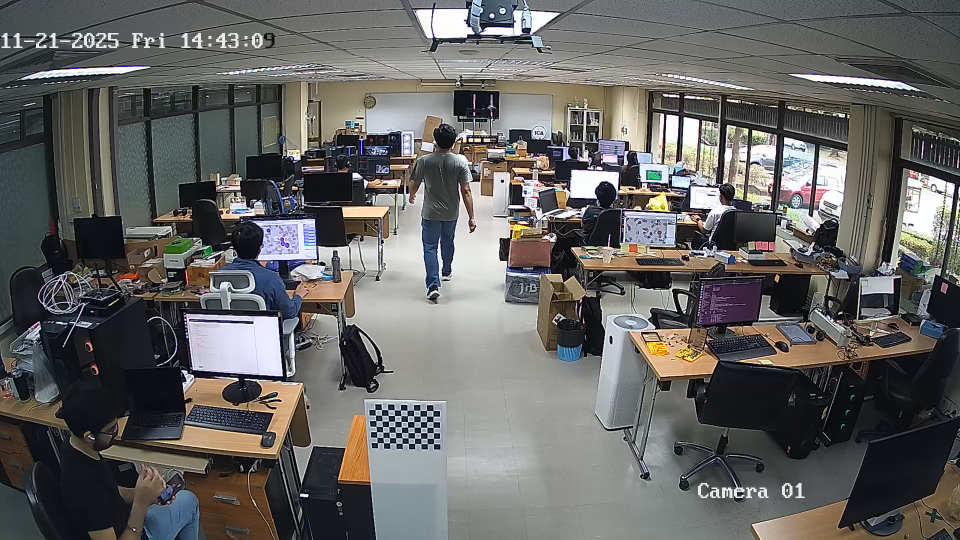
#> input picture frame 11 of videos/video_2.mp4, 1920 x 1080 px, given in place of , which was not available (shown at 1/2 size)
$ python multiview_capture_old.py
#> lines starting #> are read from the running program, lines starting #| are printed output that depends on the picture; after the words box and inside, x2 and y2 are one past the last pixel; in counts of white or black regions, pixels touching at a corner belong together; pictures that were not available may be replaced by others from this repository, and a replacement may not be noted
import os, time, datetime, threading
import cv2
# from copy import deepcopy
from utils import INFO, WARNING, ERROR

WEB_CAM = False

CAMERA_SOURCES = [
    "rtsp://admin:csimAIT5706@192.168.6.101:554/Streaming/Channels/101/",
    "rtsp://admin:csimAIT5706@192.168.6.100:554/Streaming/Channels/101/",
]

BASE_DIR = "new_calibration_data"
VIDEO_DIR = "synchronized_videos"


class ThreadedCamera:
    def __init__(self, src, id):
        self.id = id
        self.src = src
        self.cap = cv2.VideoCapture(self.src)

        # set the maximum number of frames that the internal buffer will store to prevent frame drops during processing variations
        self.cap.set(cv2.CAP_PROP_BUFFERSIZE, 1)

        self.grabbed, self.frame = self.cap.read()
        self.started = False
        self.read_lock = threading.Lock()
        self.last_access_time = time.time()

    def start(self):
        if self.started:
            print(WARNING + f"[CAM {self.id}] Already started!!")
            return None
        self.started = True
        self.thread = threading.Thread(target=self.update, args=())
        self.thread.daemon = True  # thread dies when main program dies
        self.thread.start()
        print(INFO + f"[CAM {self.id}] Thread started.")
        return self

    def update(self):
        while self.started:
            grabbed, frame = self.cap.read()
            with self.read_lock:
                self.grabbed = grabbed
                self.frame = frame
            # optional: Add small sleep to prevent CPU frying if camera is slow
            # time.sleep(0.005)

    def read(self):
        with self.read_lock:
            # return a copy to prevent race conditions during write
            if self.frame is not None:
                return self.grabbed, self.frame.copy()
            return self.grabbed, None

    def release(self):
        self.started = False
        self.thread.join()
        self.cap.release()
        print(WARNING + f"[CAM {self.id}] Released.")

    def isOpened(self):
        return self.cap.isOpened()

    def get(self, prop):
        return self.cap.get(prop)


def setup_folders(num_cams):
#> called with num_cams = 2
    if not os.path.exists(BASE_DIR):
        os.makedirs(BASE_DIR)

    if not os.path.exists(VIDEO_DIR):
        os.makedirs(VIDEO_DIR)

    os.makedirs(VIDEO_DIR, exist_ok=True)

    for i in range(1, num_cams + 1):
        # calibration folders
        path = os.path.join(BASE_DIR, f"cam{i}")
        if not os.path.exists(path):
            os.makedirs(path)

    print(INFO + f"folers ready for {num_cams} cameras")


def get_video_writers(num_cams, width, height, fps):
    writers = []
    timestamp = datetime.datetime.now().strftime("%Y%m%d_%H%M%S")

    print(INFO + f"starting recording session: {timestamp}")

    for i in range(1, num_cams + 1):
        filename = os.path.join(VIDEO_DIR, f"cam{i}_{timestamp}.mp4")
        fourcc = cv2.VideoWriter_fourcc(*"mp4v")
        writer = cv2.VideoWriter(filename, fourcc, fps, (width, height))
        writers.append(writer)
    return writers


def main():
    num_cams = len(CAMERA_SOURCES)
    setup_folders(num_cams)

    # start threaded cameras
    print(INFO + "Starting Threaded Cameras (Anti-Lag Mode)...")
    caps = []
    for i, src in enumerate(CAMERA_SOURCES):
        cam = ThreadedCamera(src, i + 1).start()
        caps.append(cam)
        time.sleep(1)  # give RTSP streams a moment to stabilize
#> this loop made 2 passes
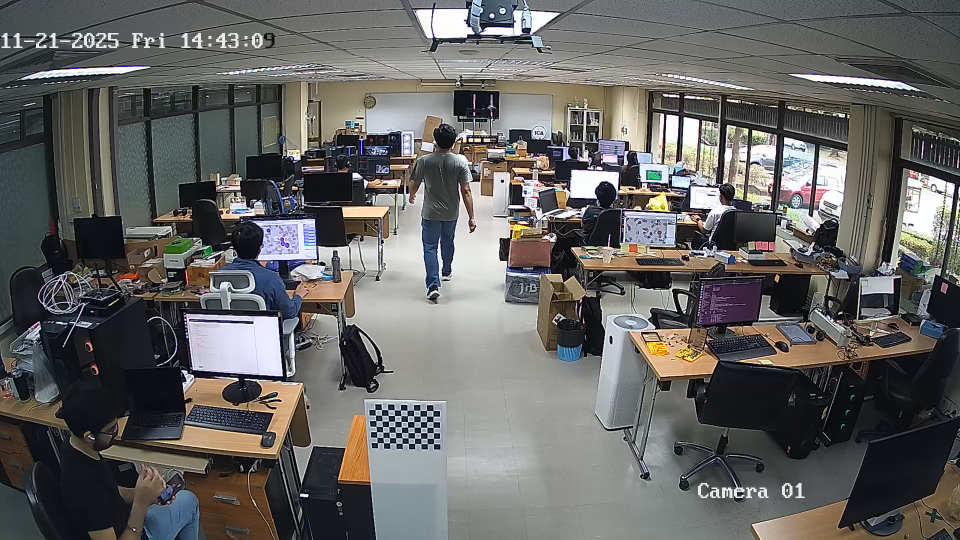
#> input picture frame 11 of videos/video_2.mp4, 1920 x 1080 px, given in place of , which was not available (shown at 1/2 size)

    # basic check
    if not all([c.isOpened() for c in caps]):
        print(ERROR + "camera failed to open")
        return

    # get defaults
    frame_w = int(caps[0].get(cv2.CAP_PROP_FRAME_WIDTH))
    frame_h = int(caps[0].get(cv2.CAP_PROP_FRAME_HEIGHT))

    # RTSP often reports wrong FPS (e.g. 18000), so we force 25 or 30
    cam_fps = 25

    print("\n--- CONTROLS ---")
    print(INFO + " 's'  -> Save Photos")
    print(INFO + " 'r'  -> Toggle Recording")
    print(INFO + " 'q'  -> Quit")

    photo_count = 0
    is_recording = False
    writers = []

    try:
        while True:
            frames = []

            # read latest frames from threads
            for cam in caps:
                ret, frame = cam.read()
                if ret:
                    frames.append(frame)
                else:
                    frames.append(None)
#> this loop made 2 passes
#> pass 1, in main, `ret, frame = cam.read()`:
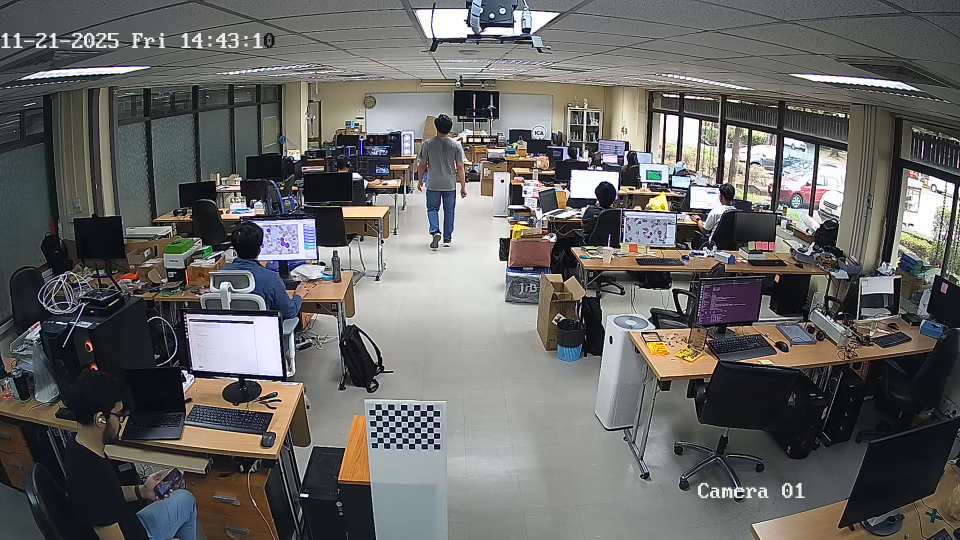
#> frame: shape (1080, 1920, 3) (shown at 1/2 size); mean of channels 0, 1, 2 99.2, 100.7, 101.7; drawn as B, G, R
#> after the loop, frames = 2 items

            if None in frame:
                print("Signal lost...")
                break

            # recording
            if is_recording:
                for i, writer in enumerate(writers):
                    writer.write(frames[i])

            # visualization
            display_h = 480
            previews = []
            for frame in frames:
                if frame is None:
                    continue
                aspect = frame.shape[1] / frame.shape[0]
                display_w = int(display_h * aspect)
                previews.append(cv2.resize(frame, (display_w, display_h)))
#> this loop made 2 passes
#> (aspect, display_w) on passes 1 to 2: (1.78, 853), (1.78, 853)
#> after the loop, previews = 2 items

            combined = cv2.hconcat(previews)
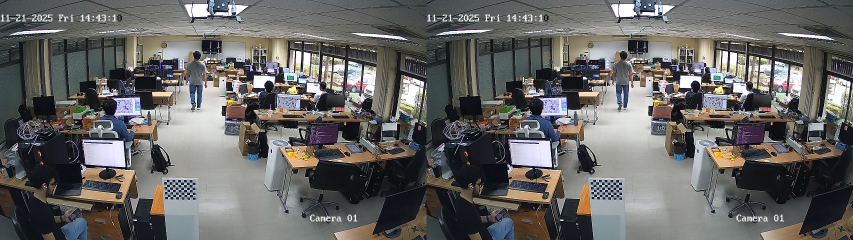
#> combined: shape (480, 1706, 3) (shown at 1/2 size); mean of channels 0, 1, 2 99.1, 100.7, 101.7; drawn as B, G, R

            if is_recording:
                cv2.circle(combined, (50, 100), 15, (0, 0, 255), -1)
                cv2.putText(
                    combined,
                    "REC",
                    (80, 110),
                    cv2.FONT_HERSHEY_SIMPLEX,
                    1,
                    (0, 0, 255),
                    2,
                )

            cv2.putText(
                combined,
                f"Photos: {photo_count}",
                (30, 50),
                cv2.FONT_HERSHEY_SIMPLEX,
                1,
                (0, 255, 0),
                2,
            )
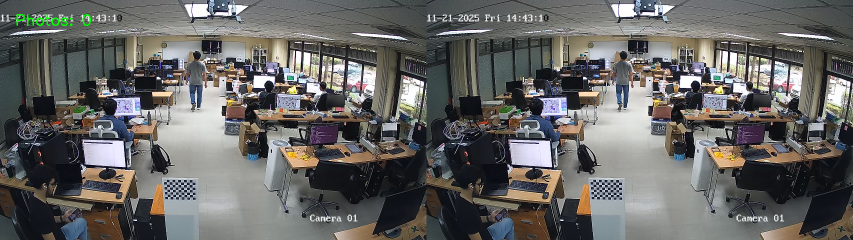
#> combined: shape (480, 1706, 3) (shown at 1/2 size); 0.12% of pixels changed, all inside (x1, y1, x2, y2) = (33, 28, 182, 52); drawn as B, G, R
            cv2.imshow("Multi-View Video Capture with Anti-Lag", combined)

            # controls
            key = cv2.waitKey(1) & 0xFF
#> (key q is pressed here)

            if key == ord("q"):
                break
            elif key == ord("s"):
                for i, frame in enumerate(frames):
                    fname = f"frame_{photo_count:03d}.jpg"
                    cv2.imwrite(os.path.join(BASE_DIR, f"cam{i+1}", fname), frame)
                print(f"saved pair {photo_count}")
                photo_count += 1
            elif key == ord("r"):
                if not is_recording:
                    writers = get_video_writers(num_cams, frame_w, frame_h, cam_fps)
                    is_recording = True
                    print(INFO + "recording started")
                else:
                    for w in writers:
                        w.release()
                    writers = []
                    is_recording = False
                    print(INFO + "recording stopped")

    finally:
        # clean shutdown
        if is_recording:
            for w in writers:
                w.release()
        for cam in caps:
            cam.release()
        cv2.destroyAllWindows()


if __name__ == "__main__":
    main()

$ run again, starting later in the video
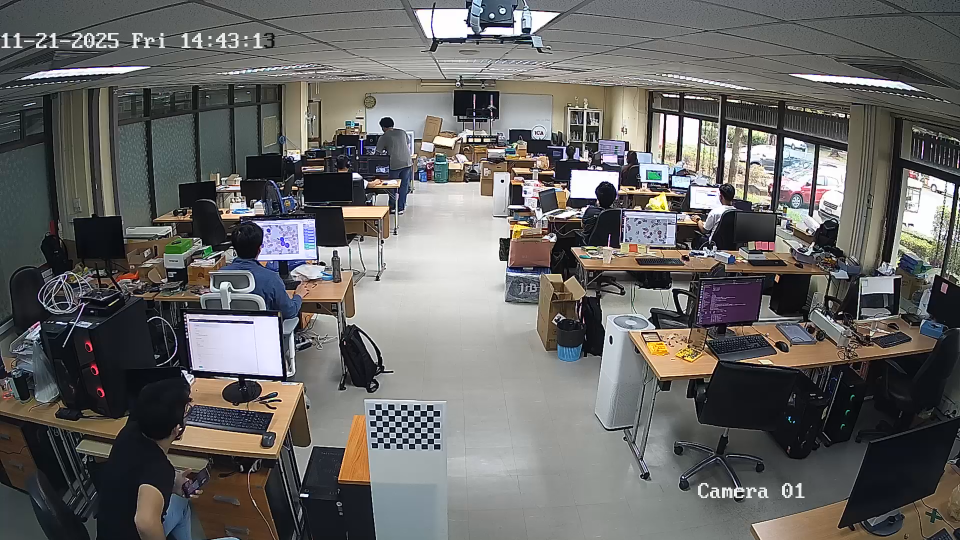
#> input picture frame 51 of videos/video_2.mp4, 1920 x 1080 px, given in place of , which was not available (shown at 1/2 size)
#> the loop in main, `for i, src in enumerate(CAMERA_SOURCES):` made 2 passes
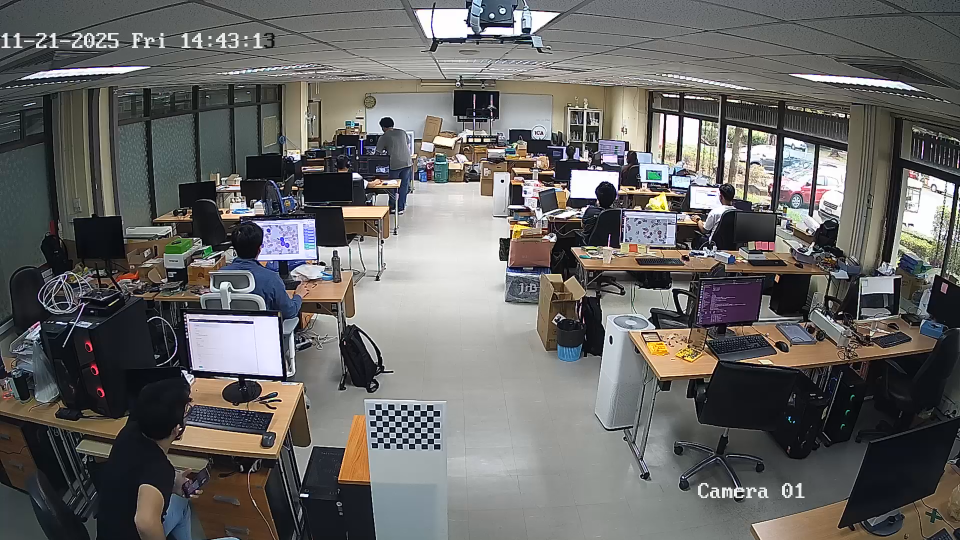
#> input picture frame 51 of videos/video_2.mp4, 1920 x 1080 px, given in place of , which was not available (shown at 1/2 size)
#> after the loop in main, `for cam in caps:`: frames = 2 items
#> the loop in main, `for frame in frames:` made 2 passes
#> frame on pass 1: None
#> after the loop in main, `for frame in frames:`: previews = 1 item
#> in main, `combined = cv2.hconcat(previews)`:
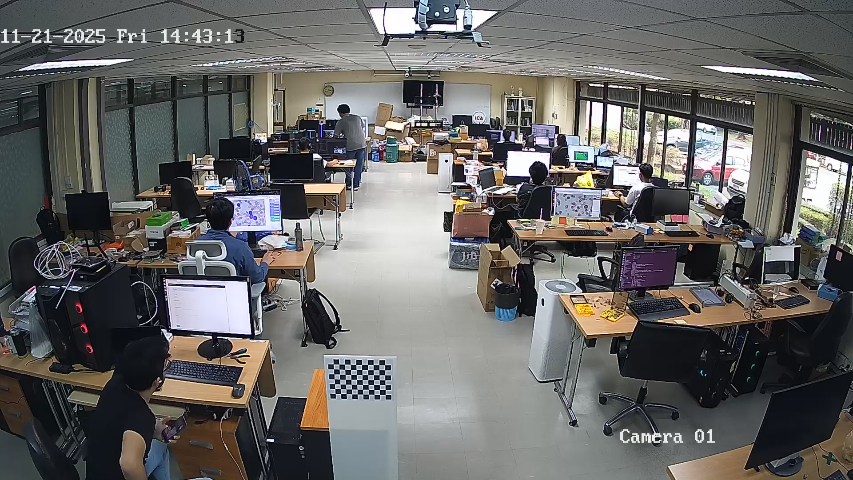
#> combined: shape (480, 853, 3); mean of channels 0, 1, 2 99.6, 101, 101.9; drawn as B, G, R
#> in main, `cv2.putText( combined, f"Photos: {photo_count}", (30, 50), cv2.FONT_HE..`:
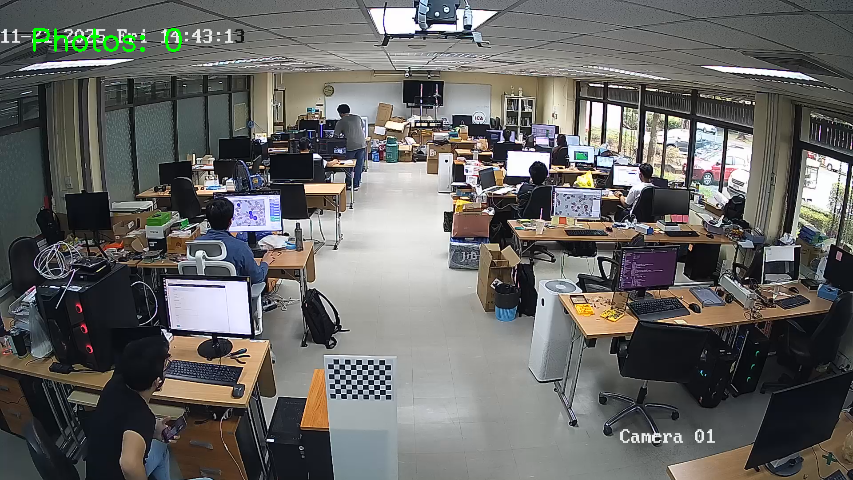
#> combined: shape (480, 853, 3); 0.24% of pixels changed, all inside (x1, y1, x2, y2) = (33, 28, 182, 52); drawn as B, G, R
